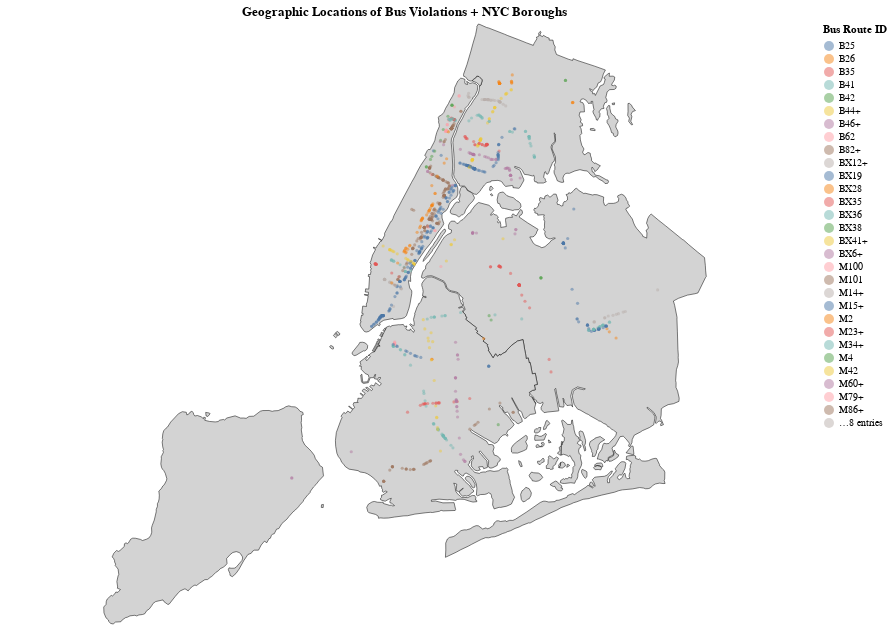

Here is the notebook cell this chart was saved with:
### Code cell
df = df_violations.copy()
df['latitude'] = pd.to_numeric(df['violation_latitude'], errors='coerce')
df['longitude'] = pd.to_numeric(df['violation_longitude'], errors='coerce')
df = df.dropna(subset=['latitude', 'longitude'])

boroughs = alt.Chart(alt.Data(values=boroughs_geo['features'])).mark_geoshape(
    fill='lightgray',
    stroke='black',
    strokeWidth=0.5
).encode(
    tooltip=alt.Tooltip('properties.borough_name:N', title='Borough')
).project(
    type='mercator'
).properties(
    width=800,
    height=600,
    title='Geographic Locations of Bus Violations + NYC Boroughs'
)

points = alt.Chart(df).mark_circle(size=10, opacity=0.5).encode(
    longitude='longitude:Q',
    latitude='latitude:Q',
    color=alt.Color('bus_route_id:N', title='Bus Route ID'), # Use bus_route_id
    tooltip=[
        alt.Tooltip('vehicle_id:N', title='Vehicle ID'), # Use vehicle_id
        alt.Tooltip('bus_route_id:N', title='Bus Route ID'), # Use bus_route_id
        alt.Tooltip('first_occurrence:T', title='First Occurrence') # Use first_occurrence
    ]
)

chart = boroughs + points

chart

### Figure 1 — Vega-Lite specification as saved in the notebook (floating-point values rounded to 4 significant figures; data arrays with more than 128 entries replaced by an {"elided": "..."} marker saying what was removed)
{"config": {"view": {"continuousWidth": 300, "continuousHeight": 300}}, "layer": [{"data": {"values": [{"type": "Feature", "geometry": {"type": "MultiPolygon", "coordinates": {"elided": "8 rows, 712 float values in total"}}, "properties": {"boro_code": "2", "boro_name": "Bronx", "shape_area": "1186612476.97", "shape_leng": "462958.186921"}}, {"type": "Feature", "geometry": {"type": "MultiPolygon", "coordinates": {"elided": "3 rows, 490 float values in total"}}, "properties": {"boro_code": "5", "boro_name": "Staten Island", "shape_area": "1623920681.95", "shape_leng": "330432.867999"}}, {"type": "Feature", "geometry": {"type": "MultiPolygon", "coordinates": {"elided": "15 rows, 1476 float values in total"}}, "properties": {"boro_code": "4", "boro_name": "Queens", "shape_area": "3044778579.91", "shape_leng": "895169.617616"}}, {"type": "Feature", "geometry": {"type": "MultiPolygon", "coordinates": {"elided": "16 rows, 584 float values in total"}}, "properties": {"boro_code": "1", "boro_name": "Manhattan", "shape_area": "636594017.194", "shape_leng": "360282.142897"}}, {"type": "Feature", "geometry": {"type": "MultiPolygon", "coordinates": {"elided": "15 rows, 1256 float values in total"}}, "properties": {"boro_code": "3", "boro_name": "Brooklyn", "shape_area": "1937596652.24", "shape_leng": "739911.53321"}}]}, "mark": {"type": "geoshape", "fill": "lightgray", "stroke": "black", "strokeWidth": 0.5}, "encoding": {"tooltip": {"field": "properties.borough_name", "title": "Borough", "type": "nominal"}}, "projection": {"type": "mercator"}, "title": "Geographic Locations of Bus Violations + NYC Boroughs"}, {"data": {"name": "data-44ab863ad93ce55ec3c18bfa44468a1c"}, "mark": {"type": "circle", "opacity": 0.5, "size": 10}, "encoding": {"color": {"field": "bus_route_id", "title": "Bus Route ID", "type": "nominal"}, "latitude": {"field": "latitude", "type": "quantitative"}, "longitude": {"field": "longitude", "type": "quantitative"}, "tooltip": [{"field": "vehicle_id", "title": "Vehicle ID", "type": "nominal"}, {"field": "bus_route_id", "title": "Bus Route ID", "type": "nominal"}, {"field": "first_occurrence", "title": "First Occurrence", "type": "temporal"}]}}], "height": 600, "width": 800, "$schema": "https://vega.github.io/schema/vega-lite/v5.20.1.json", "datasets": {"data-44ab863ad93ce55ec3c18bfa44468a1c": {"elided": "1000 records"}}}
